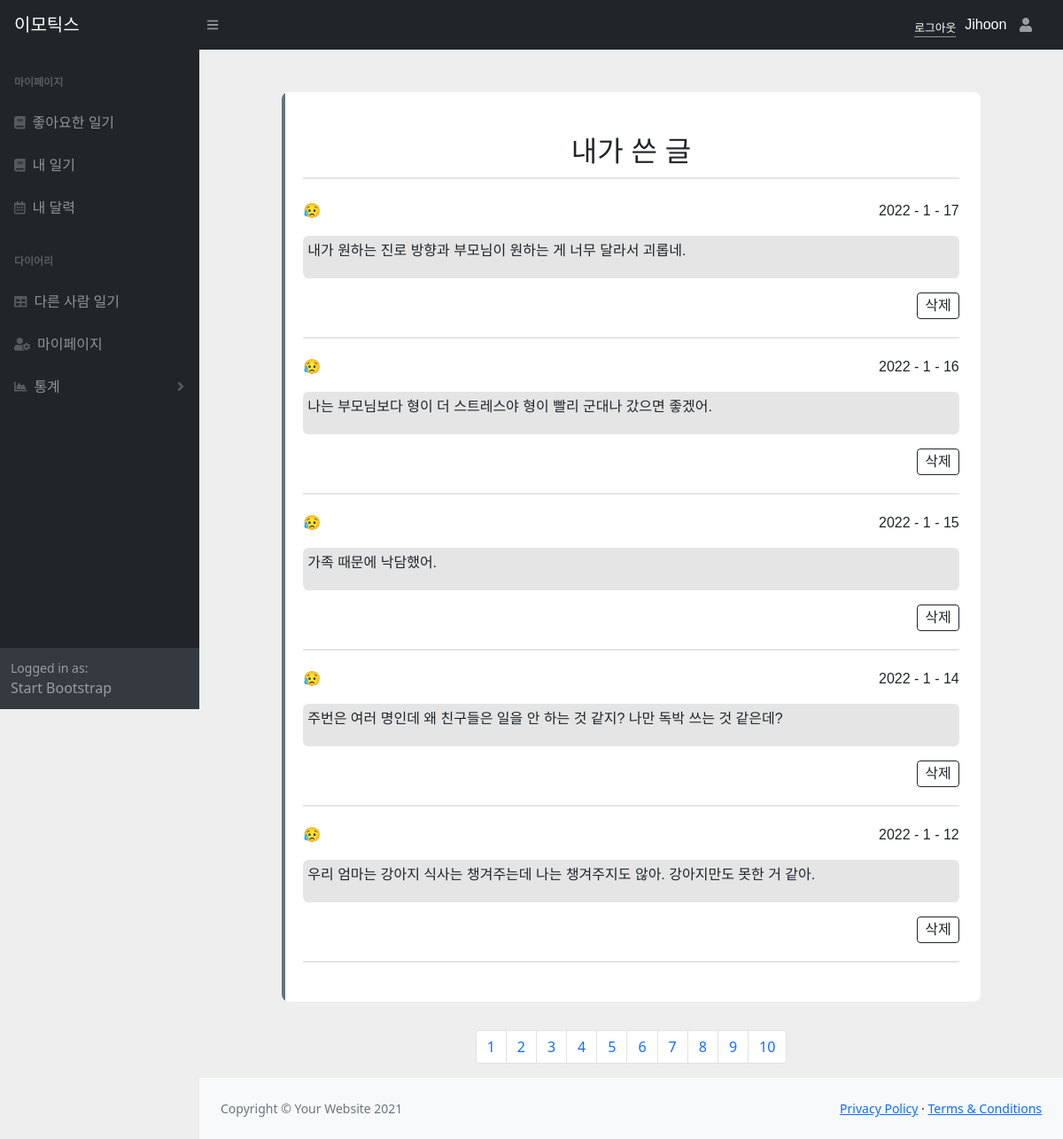
The page /mypage/mydiary/ (signed in) on the database as committed earlier.
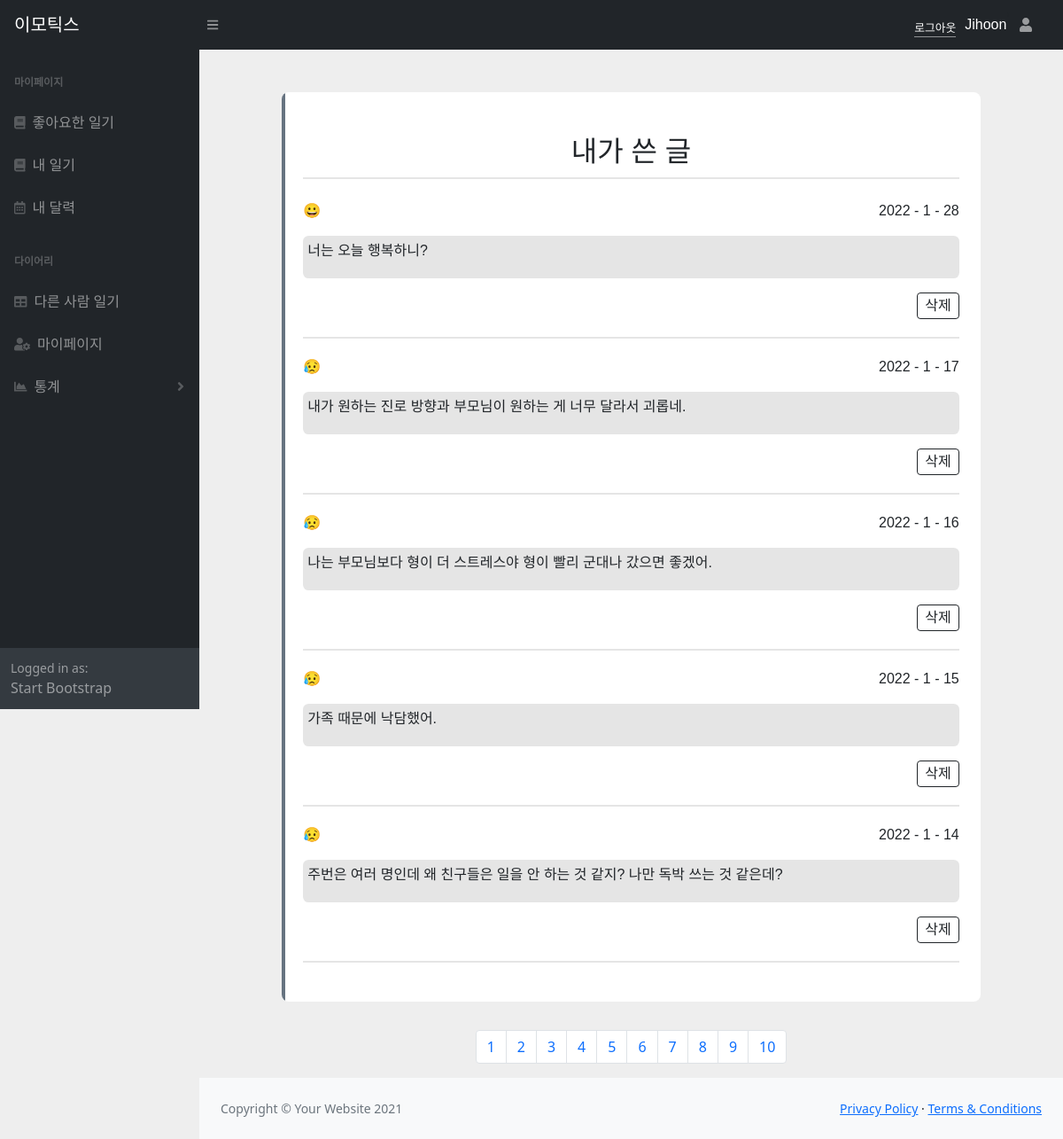
The same page on the database as committed later.
### EDuser/models.py (models this page shows, shortened)
class Eduser(models.Model):
    username = models.CharField(max_length=20, verbose_name="아이디")
    password = models.CharField(max_length=100, verbose_name="비밀번호")
    email = models.EmailField(verbose_name="이메일", null=True)
    profile_img = models.ImageField(null=True, upload_to=content_file_name, blank=True)
    register_date = models.DateTimeField(auto_now_add=True, verbose_name="등록날짜")
    class Meta:
        db_table = "Emotics_user"
        verbose_name = "사용자"
        verbose_name_plural = "사용자"

### diary/models.py (models this page shows, shortened)
class Diary(models.Model):
  writer = models.ForeignKey(Eduser, on_delete=models.CASCADE, null=True)
  write = models.TextField(max_length = 100,
                          verbose_name='일기',
                          validators=[validate_sentence])
  emotion = models.CharField(max_length =30,verbose_name='감정')
  neutral = models.FloatField(verbose_name='평온')
  positive = models.FloatField(verbose_name='긍정')
  negative = models.FloatField(verbose_name='부정')
  register_date = models.DateTimeField(verbose_name='등록날짜')
  class Meta:
    db_table = 'diary'
    verbose_name = '일기'
    verbose_name_plural = '일기'
    ordering = ['-id']

### EDuser/decorator.py (the view)
  def wrap(request, *args, **kwargs):
    user = request.session.get('username')
    if user is None or not user:
      return redirect('/login')
    return function(request, *args, **kwargs)

### EDuser/decorator.py (called while the page is built)
def login_required(function):
  def wrap(request, *args, **kwargs):
    user = request.session.get('username')
    if user is None or not user:
      return redirect('/login')
    return function(request, *args, **kwargs)
  return wrap

### mypage/templates/mypage/mydiary.html (shortened to what this page needs)
{% extends 'base/base.html' %}
{% load static %}
{% block head %}
<link href="{% static 'css/mypage/mypage.css' %}" rel="stylesheet">
{% endblock head %}
{% block contents %}
<html lang="ko">
<body>
    <div class="container mt-5">
        <div class="row d-flex justify-content-center">
            <div class="col-md-10">
                <div id="dis" class="card p-4 py-4">
                    <div class="text-center mt-3">
                        <h5 id="username" class="mt-2 mb-0">내가 쓴 글</h5>
                        <div>
                            <br>
                            {% for expression in info %}
                            <div id="diary-content">
                                <div id="title">
                                    <div id="emotion">
                                        {% if expression.emotion == "positive" %}
                                        😀
                                        {% elif expression.emotion == "negative" %}
                                        😥
                                        {% else %}
                                        😐
                                        {%endif %}
                                    </div>
                                    <div id="date">
                                        {{ expression.register_date.year }} - {{ expression.register_date.month }} - {{ expression.register_date.day }}
                                    </div>
                                </div>
                                <div id="write">
                                    {{ expression.write }}
                                </div>
                                <div id = "delete">
                                    <button id = "btn-{{expression.id}}" class="btn btn-outline-primary px-2">삭제</button>
                                </div>
                            </div>
                            {% endfor %}
                        </div>
                    </div>
                </div>
            </div>
        </div>
    </div>
    <div style='text-align:center;'>
        <ul class='pagination justify-content-center' style="margin-top: 2rem;">
            {% for i in page_range %}
            <li class="page-item">
                <a class="page-link" href='./?page={{ i }}'>
                    {{ i }}
                </a>
            </li>
            {% endfor %}
        </ul>
    </div>
</body>
</html>
{% endblock contents %}

### templates/base/base.html (shortened to what this page needs)
<!DOCTYPE html>
{% load static %}
<html lang="en">
<head>
  <link href="https://cdn.jsdelivr.net/npm/simple-datatables@latest/dist/style.css" rel="stylesheet" />
  <link href="{% static 'css/default.css' %}" rel="stylesheet">
  <link href="{% static 'css/styles.css' %}" rel="stylesheet" />
  <link href="{% static 'vendor/aos/aos.css' %}" rel="stylesheet">
  <link href="{% static 'vendor/bootstrap/css/bootstrap.min.css' %}" rel="stylesheet">
  <link href="{% static 'vendor/bootstrap-icons/bootstrap-icons.css' %}" rel="stylesheet">
  <link href="{% static 'vendor/boxicons/css/boxicons.min.css' %}" rel="stylesheet">
  <link href="{% static 'vendor/glightbox/css/glightbox.min.css' %}" rel="stylesheet">
  <link href="{% static 'vendor/swiper/swiper-bundle.min.css' %}" rel="stylesheet">
  {% block head %}
  {% endblock head %}
</head>
<body class="sb-nav-fixed">
  <nav class="sb-topnav navbar navbar-expand navbar-dark bg-dark">
    <a id = "brandname" class="navbar-brand ps-3" href="/">이모틱스</a>
    <button class="btn btn-link btn-sm order-1 order-lg-0 me-4 me-lg-0" id="sidebarToggle" href="#!">
      <i class="fas fa-bars"></i>
    </button>
    {% if request.session.username %}
    <a id="logout" href="{% url 'logout' %}" class="btn-login scrollto">로그아웃</a>
    <li id="user_id">{{request.session.username}}</li>
    {% endif %}
    <ul class="navbar-nav ms-auto ms-md-0 me-3 me-lg-4">'
      <li class="nav-item dropdown">
        <a class="nav-link" href="/mypage/mypage"><i class="fas fa-user fa-fw"></i></a>
      </li>
    </ul>
  </nav>
  <div id="layoutSidenav">
    <div id="layoutSidenav_nav">
      <nav class="sb-sidenav accordion sb-sidenav-dark" id="sidenavAccordion">
        <div class="sb-sidenav-menu">
          <div class="nav">
            {% if request.session.username %}
            <div class="sb-sidenav-menu-heading">마이페이지</div>
            <a class="nav-link" href="/mypage/likepage/">
              <div class="sb-nav-link-icon"><i class="fas fa-book"></i></div>
              좋아요한 일기
            </a>
            <a class="nav-link" href="/mypage/mydiary/">
              <div class="sb-nav-link-icon"><i class="fas fa-book"></i></div>
              내 일기
            </a>
            <a class="nav-link" href="/calpage/">
              <div class="sb-nav-link-icon"><i class="far fa-calendar-alt"></i></div>
              내 달력
            </a>
            {% endif %}
            <div class="sb-sidenav-menu-heading">다이어리</div>
            <a class="nav-link" href="/board/">
              <div class="sb-nav-link-icon"><i class="fas fa-table"></i></div>
              다른 사람 일기
            <a class="nav-link" href="/mypage/mypage/">
              <div class="sb-nav-link-icon">
                <i class="fas fa-user-cog"></i>
              </div>
              마이페이지
            </a>
            <a class="nav-link collapsed" href="#" data-bs-toggle="collapse" data-bs-target="#collapsePages"
              aria-expanded="false" aria-controls="collapsePages">
              <div class="sb-nav-link-icon">
                <i class="fas fa-chart-area"></i>
              </div>
              통계
              <div class="sb-sidenav-collapse-arrow">
                <i class="fas fa-angle-down"></i>
              </div>
            </a>
          </div>
        </div>
        <div class="sb-sidenav-footer">
          <div class="small">Logged in as:</div>
          Start Bootstrap
        </div>
      </nav>
    </div>
    <div id="layoutSidenav_content">
      <main>{% block contents %} {% endblock contents%}</main>
      <footer class="py-4 bg-light mt-auto">
        <div class="container-fluid px-4">
          <div class="d-flex align-items-center justify-content-between small">
            <div class="text-muted">Copyright &copy; Your Website 2021</div>
            <div>
              <a href="#">Privacy Policy</a>
              &middot;
              <a href="#">Terms &amp; Conditions</a>
            </div>
          </div>
        </div>
      </footer>
    </div>
  </div>
</body>
</html>

### static/css/default.css (style rules this page uses)
html, body, div, span, applet, object, iframe, h1, h2, h3, h4, h5, h6, p, blockquote, pre, a, abbr, acronym, address, big, cite, code, del, dfn, em, font, img, ins, kbd, q, s, samp, small, strike, strong, sub, sup, tt, var, b, u, i, center, dl, dt, dd, ol, ul, li, fieldset, form, label, legend, table, caption, tbody, tfoot, thead, tr, th, td { margin: 0; padding: 0; border: 0; outline: 0; font-size: 100%; vertical-align: baseline; background: transparent; }
body { line-height: 1; }
ol, ul { list-style: none; }

### static/css/mypage/mypage.css (style rules this page uses)
body { background: #eee }
.card { border: none; position: relative; overflow: hidden; border-radius: 8px; display : flex; justify-content: center; cursor: pointer; font-family: 'Noto Sans KR', sans-serif; }
.card #username { font-size : 2rem; padding-bottom : 10px; border-bottom : 2px solid rgb(0,0,0,0.1); }
.card:before { content: ""; position: absolute; left: 0; top: 0; width: 4px; height: 100%; background-color: #667380; transform: scaleY(1); transition: all 0.5s; transform-origin: bottom }
.card:after { content: ""; position: absolute; left: 0; top: 0; width: 4px; height: 100%; background-color: #212529; transform: scaleY(0); transition: all 0.5s; transform-origin: bottom }
#diary-content { display: flex; flex-direction : column; padding-bottom : 20px; margin-bottom : 20px; border-bottom : 2px solid rgb(0,0,0,0.1); }
#diary-content #title { display: flex; flex-direction : row; justify-content : space-between; }
#diary-content #write { margin : 1rem 0rem; padding : 5px; display: flex; height: 3rem; width: 100%; background-color: rgb(0,0,0,0.1); border-radius : 0.4rem; }
#diary-content #delete { display : flex; justify-content: flex-end; }
#diary-content #delete button:nth-child(1) { border: 1px solid #212529 !important; color: #212529; height: 30px; line-height: 10px; }

Rows that differ between the two databases and show on the page:
no longer on this page (row unchanged): Diary: register_date.year "2022", register_date.month "1", register_date.day "12", write "우리 엄마는 강아지 식사는 챙겨주는데 나는 챙겨주지도 않아. 강아지만도 못한 거 같아."
added Diary: register_date.year "2022", register_date.month "1", register_date.day "28", write "너는 오늘 행복하니?"
